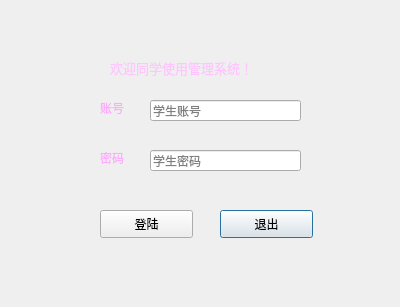
<?xml version="1.0" encoding="UTF-8"?>
<ui version="4.0">
 <class>Menu</class>
 <widget class="QDialog" name="Menu">
  <property name="geometry">
   <rect>
    <x>0</x>
    <y>0</y>
    <width>400</width>
    <height>307</height>
   </rect>
  </property>
  <property name="windowTitle">
   <string>学生登录</string>
  </property>
  <property name="styleSheet">
   <string notr="true">#Menu{
border-image: url(:/new/prefix1/Apple2.jpg);
}</string>
  </property>
  <widget class="QLabel" name="label_3">
   <property name="geometry">
    <rect>
     <x>100</x>
     <y>150</y>
     <width>72</width>
     <height>15</height>
    </rect>
   </property>
   <property name="styleSheet">
    <string notr="true">color: rgb(255, 170, 255);</string>
   </property>
   <property name="text">
    <string>密码</string>
   </property>
  </widget>
  <widget class="QLineEdit" name="line_account">
   <property name="geometry">
    <rect>
     <x>150</x>
     <y>100</y>
     <width>151</width>
     <height>21</height>
    </rect>
   </property>
   <property name="placeholderText">
    <string>学生账号</string>
   </property>
   <property name="clearButtonEnabled">
    <bool>true</bool>
   </property>
  </widget>
  <widget class="QPushButton" name="pushButton_2">
   <property name="geometry">
    <rect>
     <x>220</x>
     <y>210</y>
     <width>93</width>
     <height>28</height>
    </rect>
   </property>
   <property name="text">
    <string>退出</string>
   </property>
  </widget>
  <widget class="QPushButton" name="Loginbtn">
   <property name="geometry">
    <rect>
     <x>100</x>
     <y>210</y>
     <width>93</width>
     <height>28</height>
    </rect>
   </property>
   <property name="text">
    <string>登陆</string>
   </property>
  </widget>
  <widget class="QLineEdit" name="line_password">
   <property name="geometry">
    <rect>
     <x>150</x>
     <y>150</y>
     <width>151</width>
     <height>21</height>
    </rect>
   </property>
   <property name="echoMode">
    <enum>QLineEdit::Password</enum>
   </property>
   <property name="placeholderText">
    <string>学生密码</string>
   </property>
   <property name="clearButtonEnabled">
    <bool>true</bool>
   </property>
  </widget>
  <widget class="QLabel" name="label">
   <property name="geometry">
    <rect>
     <x>110</x>
     <y>60</y>
     <width>191</width>
     <height>16</height>
    </rect>
   </property>
   <property name="font">
    <font>
     <pointsize>10</pointsize>
    </font>
   </property>
   <property name="styleSheet">
    <string notr="true">color: rgb(254, 197, 255);</string>
   </property>
   <property name="text">
    <string>欢迎同学使用管理系统！</string>
   </property>
  </widget>
  <widget class="QLabel" name="label_2">
   <property name="geometry">
    <rect>
     <x>100</x>
     <y>100</y>
     <width>72</width>
     <height>15</height>
    </rect>
   </property>
   <property name="styleSheet">
    <string notr="true">color: rgb(255, 170, 255);</string>
   </property>
   <property name="text">
    <string>账号</string>
   </property>
  </widget>
 </widget>
 <resources/>
 <connections/>
</ui>
